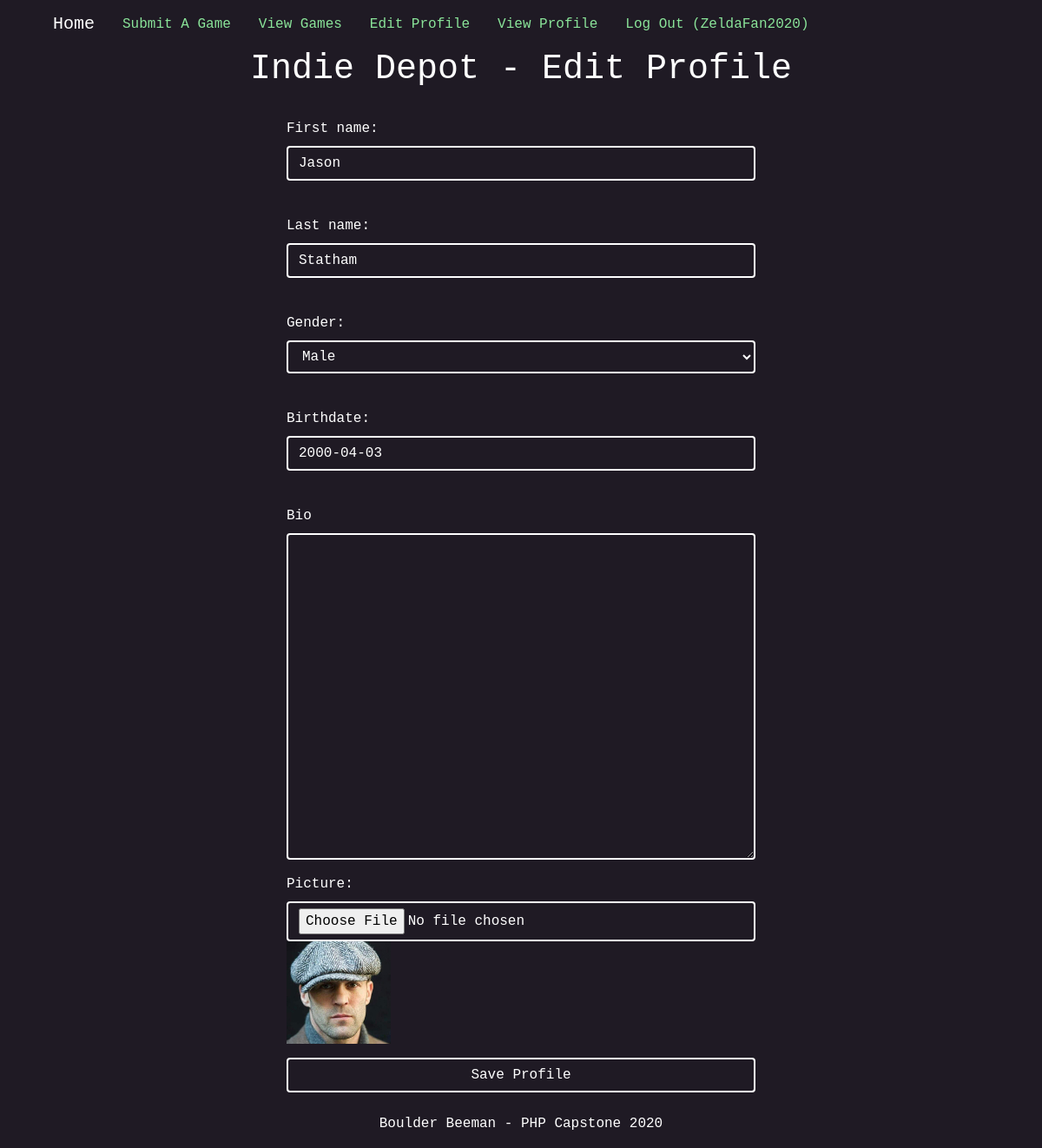
The page /editProfile.php (signed in) on the database its author committed.
### tables this page shows
CREATE TABLE `user_info` (
  `id` int NOT NULL AUTO_INCREMENT,
  `username` varchar(25) NOT NULL,
  `firstName` varchar(25) DEFAULT NULL,
  `lastName` varchar(25) DEFAULT NULL,
  `dateOfBirth` date DEFAULT NULL,
  `gender` varchar(1) DEFAULT NULL,
  `newPicture` varchar(100) DEFAULT NULL,
  `oldPicture` varchar(100) DEFAULT NULL,
  `userId` int DEFAULT NULL,
  `bio` text,
  PRIMARY KEY (`id`),
  KEY `userId` (`userId`),
  CONSTRAINT `user_info_ibfk_2` FOREIGN KEY (`userId`) REFERENCES `user_login` (`id`) ON DELETE CASCADE ON UPDATE CASCADE
);

### editProfile.php (the view, shortened to what this page needs)
<!DOCTYPE html PUBLIC "-//W3C//DTD XHTML 1.0 Transitional//EN"
  "http://www.w3.org/TR/xhtml1/DTD/xhtml1-transitional.dtd">
<html xmlns="http://www.w3.org/1999/xhtml" xml:lang="en" lang="en">
<head>
  <link rel="stylesheet" href="https://maxcdn.bootstrapcdn.com/bootstrap/4.0.0-alpha.6/css/bootstrap.min.css"
>
  <link rel="stylesheet" type="text/css" href="css/custom.css" />
</head>
<body>
  <div class="container">
<?php
    if (isset($_SESSION['username']))
    {
        if ($_SESSION['username'] == 'boulder')
        {
            echo ' <nav class="navbar navbar-default>';
            echo '   <a class="navbar-brand" href="index.php"></a>';
            echo '   <ul class="nav justify-content-center">';
            echo '    <li class="nav-item"><a class="nav-link" href="index.php">Home</a></li>';
            echo '    <li class="nav-item"><a class="nav-link" href="admin.php">Admin (' . $_SESSION['username'] . ')</a></li>';
            echo '    <li class="nav-item"><a class="nav-link" href="gameEntry.php">Submit A Game</a></li>';
            echo '    <li class="nav-item"><a class="nav-link" href="viewGames.php">View Games</a></li>';
            echo '    <li class="nav-item"><a class="nav-link" href="editProfile.php">Edit Profile</a></li>';
            echo '    <li class="nav-item"><a class="nav-link" href="viewProfile.php">View Profile</a></li>';
            echo '    <li class="nav-item"><a class="nav-link" href="logout.php">Log Out (' . $_SESSION['username'] . ')</a></li>';
            echo '   </ul>';
            echo ' </nav>';
        }
        else
        {
            echo ' <nav class="navbar navbar-default>';
            echo '   <a class="navbar-brand" href="index.php"></a>';
            echo '   <ul class="nav justify-content-center">';
            echo '    <li class="nav-item"><a class="navbar-brand" href="index.php">Home</a></li>';
            echo '    <li class="nav-item"><a class="nav-link" href="gameEntry.php">Submit A Game</a></li>';
            echo '    <li class="nav-item"><a class="nav-link" href="viewGames.php">View Games</a></li>';
            echo '    <li class="nav-item"><a class="nav-link" href="editProfile.php">Edit Profile</a></li>';
            echo '    <li class="nav-item"><a class="nav-link" href="viewProfile.php">View Profile</a></li>';
            echo '    <li class="nav-item"><a class="nav-link" href="logout.php">Log Out (' . $_SESSION['username'] . ')</a></li>';
            echo '   </ul>';
            echo ' </nav>';
        }
    }
  $dbc = mysqli_connect(DB_HOST, DB_USER, DB_PASSWORD, DB_NAME);
  if (isset($_POST['submit'])) {
    $first_name = mysqli_real_escape_string($dbc, trim($_POST['firstName']));
    $last_name = mysqli_real_escape_string($dbc, trim($_POST['lastName']));
    $gender = mysqli_real_escape_string($dbc, trim($_POST['gender']));
    $birthdate = mysqli_real_escape_string($dbc, trim($_POST['dateOfBirth']));
    $bio = mysqli_real_escape_string($dbc, trim($_POST['bio']));
    $old_picture = mysqli_real_escape_string($dbc, trim($_POST['oldPicture']));
    $new_picture = mysqli_real_escape_string($dbc, trim($_FILES['newPicture']['name']));
    $new_picture_type = $_FILES['newPicture']['type'];
    $new_picture_size = $_FILES['newPicture']['size'];
    $error = false;
    if (!empty($new_picture)) {
      list($new_picture_width, $new_picture_height) = getimagesize($_FILES['newPicture']['tmp_name']);
      if ((($new_picture_type == 'image/gif') || ($new_picture_type == 'image/jpeg') || ($new_picture_type == 'image/pjpeg') ||
        ($new_picture_type == 'image/png')) && ($new_picture_size > 0) && ($new_picture_size <= EP_MAXFILESIZE) &&
        ($new_picture_width <= EP_MAXIMGWIDTH) && ($new_picture_height <= EP_MAXIMGHEIGHT)) {
          $target = EP_UPLOADPATH . basename($new_picture);
          if (move_uploaded_file($_FILES['newPicture']['tmp_name'], $target)) {
            if (!empty($old_picture) && ($old_picture != $new_picture)) {
              @unlink(EP_UPLOADPATH . $old_picture);
            }
          }
          else {
            @unlink($_FILES['newPicture']['tmp_name']);
            $error = true;
            echo '<p class="error">Sorry, there was a problem uploading your picture.</p>';
          }
      }
      else {
        @unlink($_FILES['newPicture']['tmp_name']);
        $error = true;
        echo '<p class="error">Your picture must be a GIF, JPEG, or PNG image file no greater than ' . (EP_MAXFILESIZE / 1024) .
          ' KB and ' . EP_MAXIMGWIDTH . 'x' . EP_MAXIMGHEIGHT . ' pixels in size.</p>';
      }
    }
    if (!$error) {
      if (!empty($first_name) && !empty($last_name) && !empty($gender) && !empty($birthdate)) {
        if (!empty($new_picture)) {
          $query = "UPDATE user_info SET firstName = '$first_name', lastName = '$last_name', gender = '$gender', " .
            " dateOfBirth = '$birthdate', oldPicture = '$new_picture', bio = '$bio' WHERE username = '" . $_SESSION['username'] . "'";
        }
        else {
          $query = "UPDATE user_info SET firstName = '$first_name', lastName = '$last_name', gender = '$gender', " .
            " dateOfBirth = '$birthdate', bio = '$bio' WHERE username = '" . $_SESSION['username'] . "'";
        }
        mysqli_query($dbc, $query)
            or die("ERROR QUERYING THE DATABASE");
        echo '<p>Your profile has been successfully updated. Would you like to <a href="viewProfile.php">view your profile</a>?</p>';
        mysqli_close($dbc);
        exit();
      }
      else {
        echo '<p class="error">You must enter all of the profile data (the picture is optional).</p>';
      }
    }
  }
  else {
    $query = "SELECT firstName, lastName, gender, dateOfBirth, oldPicture, bio FROM user_info WHERE username = '" . $_SESSION['username'] . "'";
    $data = mysqli_query($dbc, $query);
    $row = mysqli_fetch_array($data);
    if ($row != NULL) {
      $first_name = $row['firstName'];
      $last_name = $row['lastName'];
      $gender = $row['gender'];
      $birthdate = $row['dateOfBirth'];
      $old_picture = $row['oldPicture'];
    }
    else {
      echo '<p class="error">No profile information has been set.</p>';
    }
  }
?>
    <div class="row">
        <div class="col-12 text-center justify-content-center">
            <h1 class="pageTile">Indie Depot - Edit Profile</h1>
        </div>
    </div>
    <br />
    <div class="row justify-content-center">
        <div class="col-6">
            <form enctype="multipart/form-data" method="post" action="<?php echo $_SERVER['PHP_SELF']; ?>">
                <fieldset>
                  <div class="form-group">
                  <label for="firstName">First name:</label>
                  <input type="text" id="firstName" class="form-control" name="firstName" value="<?php if (!empty($first_name)) echo $first_name; ?>" >
                  </div>
                  <br />
                  <div class="form-group">
                  <label for="lastName">Last name:</label>
                  <input type="text" id="lastName" class="form-control" name="lastName" value="<?php if (!empty($last_name)) echo $last_name; ?>" >
                  </div>
                  <br />
                  <div class="form-group">
                  <label for="gender">Gender:</label>
                  <select id="gender" class="form-control" name="gender" required>
                    <option value="M" <?php if (!empty($gender) && $gender == 'M') echo 'selected = "selected"'; ?>>Male</option>
                  </select>
                  </div>
                  <br />
                  <div class="form-group">
                  <label for="dateOfBirth">Birthdate:</label>
                  <input type="text" id="dateOfBirth" class="form-control" name="dateOfBirth" value="<?php if (!empty($birthdate)) echo $birthdate; else echo 'YYYY-MM-DD'; ?>" >
                  </div>
                  <br />
                   <div class="form-group">
                        <label>Bio</label>
                        <textarea name="bio" class="form-control" rows="15" cols="75"
                                placeholder="Enter your bio here.."> </textarea>
                   </div>
                  <div class="form-group">
                  <label for="newPicture">Picture:</label>
                  <input type="file" id="newPicture" class="form-control" name="newPicture" />
                  <?php if (!empty($old_picture)) {
                    echo '<img class="profile" src="' . EP_UPLOADPATH . $old_picture . '" alt="Profile Picture" />';
                  } ?>
                  </div>
                </fieldset>
            <input type="submit" class="form-control" id="submitButton" value="Save Profile" name="submit" />
            </form>
        </div>
    </div>
</div>
</body>
<footer>
    <br />
    <div class="row justify-content-center text-center">
        <div class="col-12">
            <p>Boulder Beeman - PHP Capstone 2020</p>
        </div>
    </div>
</footer>
</html>

### css/custom.css (style rules this page uses)
body { background-color: #1F1A24; color: white; font-family: 'Courier New', monospace; }
a { color: white; text-decoration: none; }
img { max-width: 100%; }
.form-control { background-color: #1F1A24; color: white; border: 2px solid white; }
.form-control:placeholder { color: #8AE499; }
.nav-link { color: #8AE499; }

### rows shown on the page
user_info: firstName "Jason", lastName "Statham", gender "Male", dateOfBirth "2000-04-03", oldPicture (picture)

### other values the page prints
$_SESSION['username'] "ZeldaFan2020"
